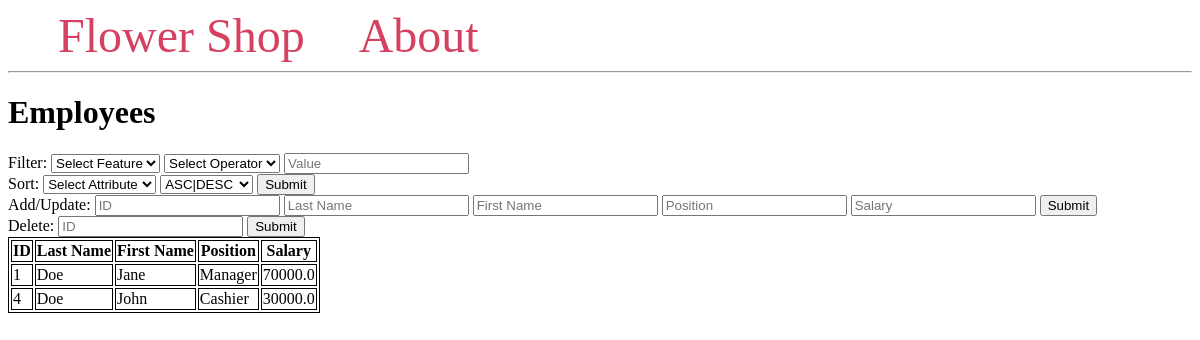
Screenshot of /employee with the database file from the repository.
### tables this page shows
CREATE TABLE employee(
                employeeID INTEGER PRIMARY KEY,
                fname TEXT NOT NULL,
                lname TEXT NOT NULL,
                position TEXT,
                salary REAL NOT NULL CHECK (salary>=0)
            );

### main.py (the view, shortened to what this page needs)
@app.route("/employee", methods=("GET", "POST"))
def employee():
    conn = get_db_connection()
    cursor = conn.cursor()
    db = Database(conn, cursor)
    employees = conn.execute("SELECT * FROM employee").fetchall()
    return render_template("employee.html", employees=employees)

### main.py (called while the page is built)
def get_db_connection():
    conn = sqlite3.connect('flowershopdatabase.db', check_same_thread=False)
    conn.execute("PRAGMA foreign_keys = 1")
    conn.row_factory = sqlite3.Row
    return conn

### templates/employee.html (shortened to what this page needs)
{% extends 'base.html' %}
{% block content %}
    <h1>{% block title %} Employees {% endblock %}</h1>
    <div>
        <form method="post">
            <div>
                <label>Filter:</label>
                <select name="filt_attr">
                    <option value="">Select Feature</option>
                </select>
                <select name="op">
                    <option value="">Select Operator</option>
                </select>
                <input type="text" name="value" placeholder="Value">
            </div>
            <label>Sort:</label>
            <select name="sort_attr" id="sort_attr">
                <option value="">Select Attribute</option>
            </select>
            <select name="asc" id="asc">
                <option value="">ASC|DESC</option>
            </select>
            <button type="submit" name="sort" value="sort">Submit</button>
            <div>
                <label>Add/Update:</label>
                <input type="number" name="employeeID" placeholder="ID">
                <input type="text" name="lname" placeholder="Last Name">
                <input type="text" name="fname" placeholder="First Name">
                <input type="text" name="position" placeholder="Position">
                <input type="text" name="salary" placeholder="Salary">
                <button type="submit" name="add" value="add">Submit</button>
            </div>
            <div>
                <label>Delete:</label>
                <input type="number" name="employeeID2" placeholder="ID">
                <button type="submit" name="del" value="del">Submit</button>
            </div>
        </form>
    </div>
    <table>
        <tr>
            <th>ID</th>
            <th>Last Name</th>
            <th>First Name</th>
            <th>Position</th>
            <th>Salary</th>
        </tr>
        {% for employee in employees %}
                <tr>
                    <td>{{ employee['employeeID'] }}</td>
                    <td>{{ employee['lname'] }}</td>
                    <td>{{ employee['fname'] }}</td>
                    <td>{{ employee['position'] }}</td>
                    <td>{{ employee['salary'] }}</td>
                </tr>
        {% endfor %}
    </table>
{% endblock %}

### templates/base.html (style rules this page uses)
table, th, td { border: 1px solid black; }

### rows the page displays
employee: employeeID "1", lname "Doe", fname "Jane", position "Manager", salary "70000.0"
employee: employeeID "4", lname "Doe", fname "John", position "Cashier", salary "30000.0"
